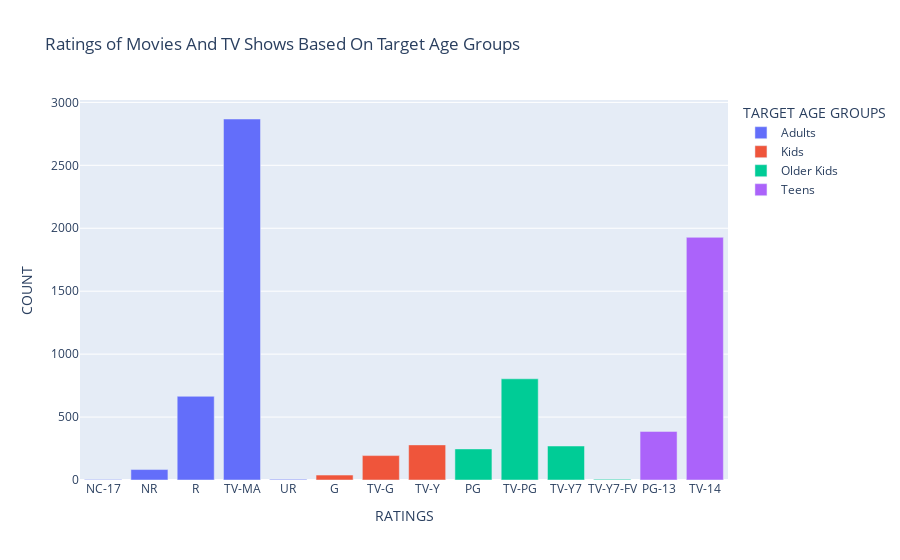

The cell this chart's notebook holds for it:
### Code cell
import plotly.express as px
def generate_rating_df(df):
    rating_df = df.groupby(['rating', 'target_ages']).agg({'type': 'count'}).reset_index()
    rating_df = rating_df[rating_df['type'] != 0]
    rating_df.columns = ['rating', 'target_ages', 'counts']
    rating_df = rating_df.sort_values('target_ages')
    return rating_df


rating_df = generate_rating_df(df)
fig = px.bar(rating_df, x='rating', y='counts', color='target_ages', title='Ratings of Movies And TV Shows Based On Target Age Groups',  labels={'counts':'COUNT', 'rating':'RATINGS', 'target_ages':'TARGET AGE GROUPS' })
fig.show()
#Ratings of Movies And TV Shows Based On Target Age Groups

### Figure 1 — Plotly figure (JSON) as saved in the notebook; plotly's stock layout.template omitted (floating-point values rounded to 4 significant figures)
{"data": [{"alignmentgroup": "True", "hovertemplate": "TARGET AGE GROUPS=Adults<br>RATINGS=%{x}<br>COUNT=%{y}<extra></extra>", "legendgroup": "Adults", "marker": {"color": "#636efa", "pattern": {"shape": ""}}, "name": "Adults", "offsetgroup": "Adults", "orientation": "v", "showlegend": true, "textposition": "auto", "type": "bar", "x": ["NC-17", "NR", "R", "TV-MA", "UR"], "xaxis": "x", "y": [3, 83, 665, 2868, 5], "yaxis": "y"}, {"alignmentgroup": "True", "hovertemplate": "TARGET AGE GROUPS=Kids<br>RATINGS=%{x}<br>COUNT=%{y}<extra></extra>", "legendgroup": "Kids", "marker": {"color": "#EF553B", "pattern": {"shape": ""}}, "name": "Kids", "offsetgroup": "Kids", "orientation": "v", "showlegend": true, "textposition": "auto", "type": "bar", "x": ["G", "TV-G", "TV-Y"], "xaxis": "x", "y": [39, 194, 279], "yaxis": "y"}, {"alignmentgroup": "True", "hovertemplate": "TARGET AGE GROUPS=Older Kids<br>RATINGS=%{x}<br>COUNT=%{y}<extra></extra>", "legendgroup": "Older Kids", "marker": {"color": "#00cc96", "pattern": {"shape": ""}}, "name": "Older Kids", "offsetgroup": "Older Kids", "orientation": "v", "showlegend": true, "textposition": "auto", "type": "bar", "x": ["PG", "TV-PG", "TV-Y7", "TV-Y7-FV"], "xaxis": "x", "y": [247, 804, 270, 6], "yaxis": "y"}, {"alignmentgroup": "True", "hovertemplate": "TARGET AGE GROUPS=Teens<br>RATINGS=%{x}<br>COUNT=%{y}<extra></extra>", "legendgroup": "Teens", "marker": {"color": "#ab63fa", "pattern": {"shape": ""}}, "name": "Teens", "offsetgroup": "Teens", "orientation": "v", "showlegend": true, "textposition": "auto", "type": "bar", "x": ["PG-13", "TV-14"], "xaxis": "x", "y": [386, 1928], "yaxis": "y"}], "layout": {"autosize": true, "barmode": "relative", "legend": {"title": {"text": "TARGET AGE GROUPS"}, "tracegroupgap": 0}, "title": {"text": "Ratings of Movies And TV Shows Based On Target Age Groups"}, "xaxis": {"anchor": "y", "autorange": true, "domain": [0, 1], "range": [-0.5, 13.5], "title": {"text": "RATINGS"}, "type": "category"}, "yaxis": {"anchor": "x", "autorange": true, "domain": [0, 1], "range": [0, 3019.0], "title": {"text": "COUNT"}, "type": "linear"}}}
